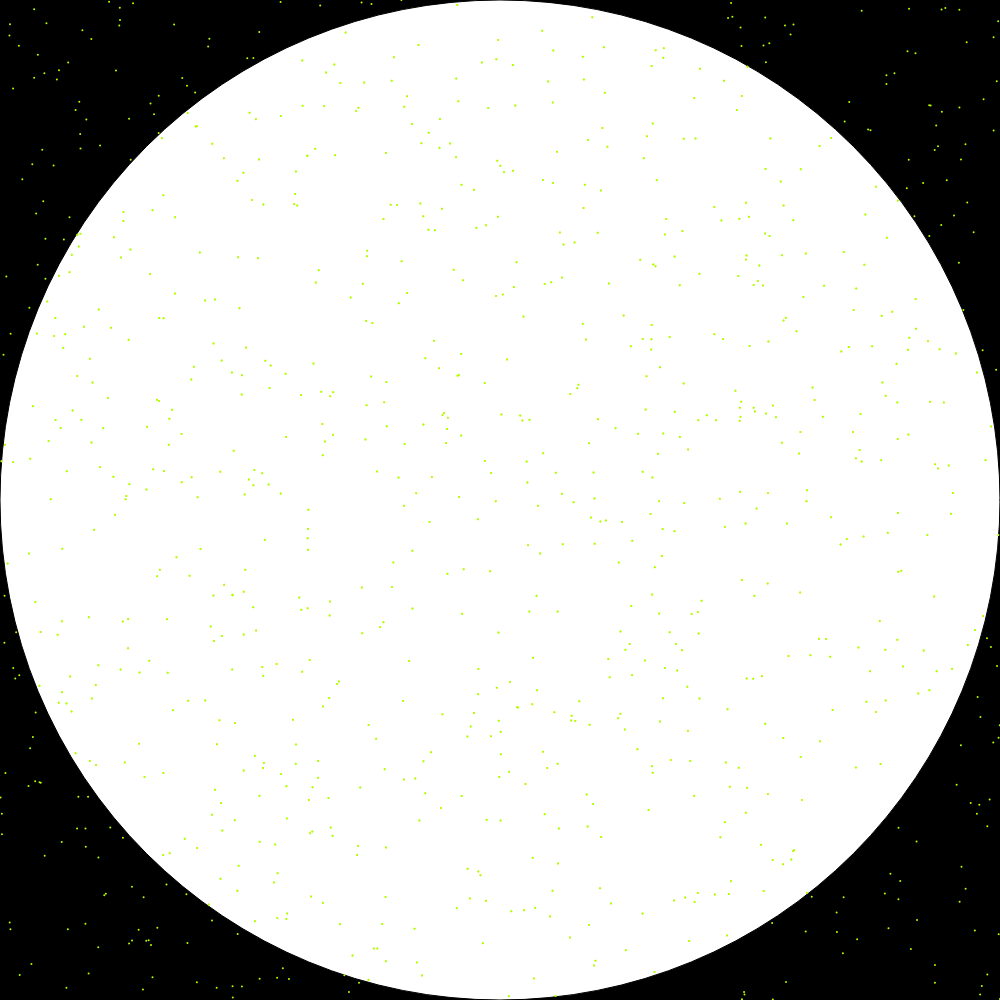
Frame 1 (no input)
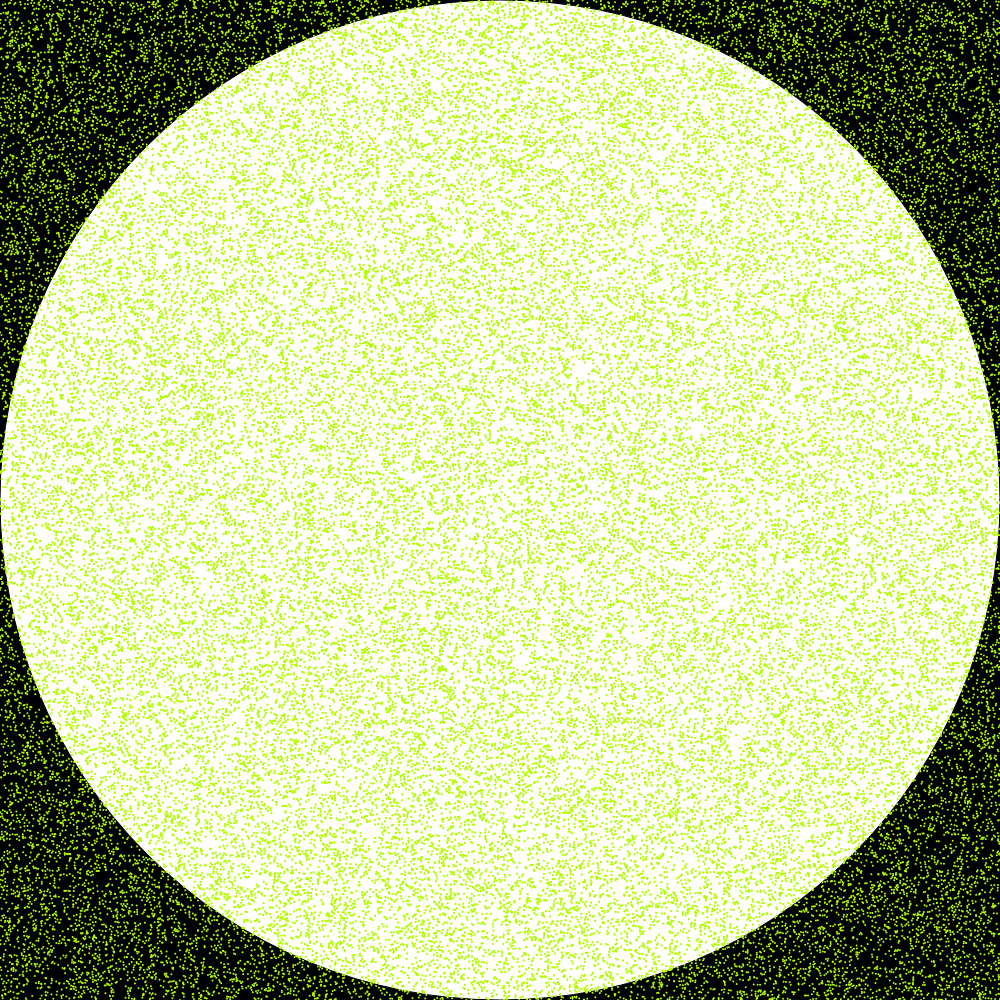
Frame 60 (no input)
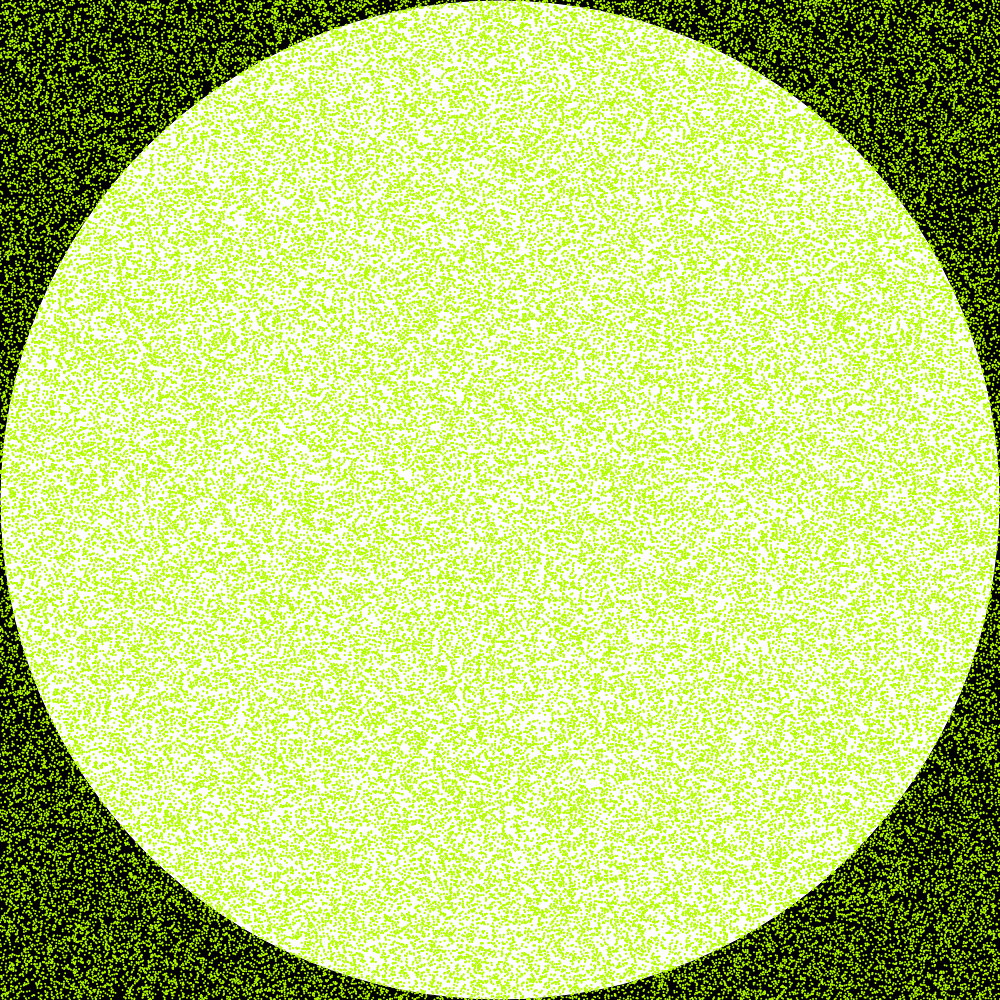
Frame 120 (the mouse pressed at the canvas centre since frame 60)

The p5.js sketch that drew these frames (run headless with seeded random() and noise() and a simulated clock; from frame 60 on, the mouse is pressed at the canvas centre):

// p5.js sketch
// ── sketch.js
function setup() {
	createCanvas(1000, 1000);
	frameRate(60);
	background(0);
	ellipse(width / 2, height / 2, width, height);
	stroke(180, 252, 0);
	strokeWeight(2);
}
var pointInCircle = 0;
var pointOutOfCircle = 0;

function draw() {
	for (var i = 1; i < 1000; i++) {
		var coordX = random(width);
		var coordY = random(height);
		point(coordX, coordY);
		if (pow((coordX - width / 2), 2) + pow((coordY - height / 2), 2) <= pow(width / 2, 2)) {
			point(coordX, coordY);
			pointInCircle++;
		} else {
			pointOutOfCircle++;
		}
	}
	var piCalculated = pointInCircle / (pointInCircle + pointOutOfCircle) * 4;
	console.log(piCalculated);
}
